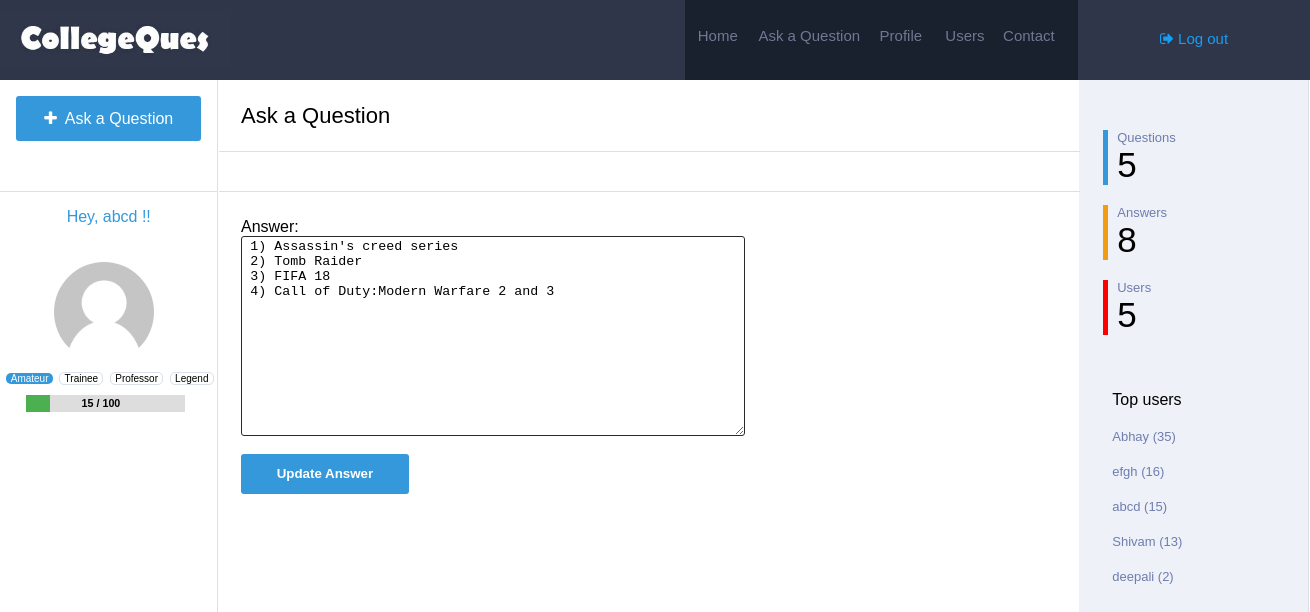
/ansupdate/4/ (signed in), run on the app's committed database.
### Main/models.py (models this page shows, shortened)
class Answer(models.Model):
	question = models.ForeignKey(Question,on_delete=models.CASCADE)
	user=models.ForeignKey(Profile,on_delete=models.CASCADE)
	answer=models.TextField()
	votes=models.IntegerField(default=0)
	accepted=models.IntegerField(default=0)
	timestamp=models.DateTimeField(auto_now=False, auto_now_add=True)

class Profile(models.Model):
	user=models.ForeignKey(settings.AUTH_USER_MODEL,on_delete=models.CASCADE)
	image=models.ImageField(upload_to=upload_location,null=True,blank=True,)
	location=models.TextField(default="Not mentioned")
	points=models.IntegerField(default=0)
	questions=models.IntegerField(default=0)
	answers=models.IntegerField(default=0)

### Main/views.py (the view)
# urls.py: url(r'^ansupdate/(?P<id>\d+)/$', views.Answer_update,name='ans_update'),
@login_required
def Answer_update(request, id):
  instance=get_object_or_404(Answer,id=id)
  if request.user == instance.user.user:
    top = Profile.objects.all().order_by("-points")[:min(Profile.objects.count(),5)]
    if request.user.is_authenticated:
      profile = get_object_or_404(Profile,user=request.user)
      if profile.points < 100:
        val = str(profile.points)+" / 100"
        percent = float(profile.points)/100*100
      elif profile.points < 1000:
        val = str(profile.points)+" / 1000"
        percent = float(profile.points)/1000*100
      elif profile.points < 2000:
        val = str(profile.points)+" / 2000"
        percent = float(profile.points)/2000*100
      else:
        val = str(profile.points)
        percent = 100
    else:
      profile = get_object_or_404(Profile,id=1)
      val = ""
      percent = 100
    if request.method == 'POST':
      answer = request.POST['answer']
      instance.answer = answer
      instance.save()
      messages.success(request, "Answer Updated.")
      return HttpResponseRedirect('/')
    x="/ansupdate/" + str(id) + "/"
    context={
      "value":instance.answer,
      "action":x,
      "profile":profile,
      "val":val,
      "percent":percent,"q":Question.objects.count(),"a":Answer.objects.count(),"u":Profile.objects.count(),"top":top
    }
    return render(request,"ans_create.html",context)
  else:
    messages.error(request, "User unauthorized.")
    return HttpResponseRedirect('/')

### templates/ans_create.html (shortened to what this page needs)
{% load static %}
<html>
<head>
<link rel='stylesheet' href='{% static "css/create.css" %}'>
<link rel="stylesheet" href="https://cdnjs.cloudflare.com/ajax/libs/font-awesome/4.7.0/css/font-awesome.min.css">
</head>
<body>
	<div class="navbar">
		<div class="logo">
			<img src='{% static "image/Logo.jpg" %}' style="width: 230px; margin-top: 10px;" />
		</div>
		<div class="search">
		</div>
		<div class="navlinks">
			<h6><a href="{% url "home" %}">Home</a></h6> <h6 style="width: 30%;"><a href="{% url "create" %}">Ask a Question</a></h6> <h6><a href="{% url "profile" id=profile.id %}">Profile</a></h6> <h6><a href="{% url "user" %}">Users</a></h6> <h6><a>Contact</a></h6>
		</div>
		<div class="login" style="font-size: 15px;">
			{% if request.user.is_authenticated %}
			<p><a href="{% url "logout" %}"><i class="fa fa-sign-out" aria-hidden="true"></i> Log out</a></p>
			{% else %}
			<p><a href="{% url "login" %}"><i class="fa fa-sign-in" aria-hidden="true"></i> Log in / Register</a></p>
			{%endif %}
		</div>
	</div>
	<div class="main">
		<div class="links">
			<div id="ask-cont">
			<a href="{% url "create" %}" style="text-decoration: none;"><p class="ask"><i class="fa fa-plus" aria-hidden="true"></i>&nbsp Ask a Question</p></a>
			</div>
			{% if request.user.is_authenticated %}
			<p style="color: #3498db;text-align: center;">Hey, {{ request.user }} !!</p>
			{% if profile.image %}
			<img src='{{ profile.image.url }}' id="image1"/>
			{% else %}
			<img src='{% static "image/default_user.png" %}' id="image1"/>
			{% endif %}
			<div class="rank">
			<p style="background-color: #3498db; border:none;color: white">Amateur</p>
			<p >Trainee</p>
			<p >Professor</p>
			<p >Legend</p>
			<div id="myProgress">
				<h6 style="float: left;margin-left: 35%;margin-top: 2px;">{{ val }}</h6>
			  <div id="myBar" style="width: {{ percent }}%"></div>
			</div>
			</div>
			{% endif %}
		</div>
		<div class="content">
			<table style="width: 100%;border-spacing: 0px;min-height: 100%;">
				<tr>
			<td style="width:100%; float: left;">
				<div class="heading">
					<div class="tab">
						<p>Ask a Question</p>
					</div>
				</div>
			<div class="welcome">
				<div class="tab">
					<p>&nbsp</p>
				</div>
			</div>
			<div id="tab1" class="tabcontent">
				<div class="col-xs-4 login_form">
			        <form id="create_form" method="post" action="{{ action }}">
			                Answer: <br/>
			                <textarea name="answer" id="username" style="height:200px;">{{ value }}</textarea>
			                <br /><br/>
			        <input type="submit" name="submit" value="Update Answer" id="create"/>
			        </form>
			    </div>
			</div>
		</td>
			<td class="stats" style="padding-top: 30px;vertical-align: top;">
				<div class="bor" style="border-left-color: #3498db">
					<p class="stat_q">Questions</p>
					<p class="stat_a">{{ q }}</p>
				</div>
				<div class="bor" style="border-left-color: #f39c12;">
					<p class="stat_q">Answers</p>
					<p class="stat_a">{{ a }}</p>
				</div>
				<div class="bor" style="border-left-color: red;">
					<p class="stat_q">Users</p>
					<p class="stat_a">{{ u }}</p>
				</div>
				<div class="bor" style="border:none; padding-top: 40px;">
					<p>Top users</p>
					{% for obj in top %}
					<p class="stat_q"><a  href="{% url "profile" id=obj.id %}" style="color: #6f7daf;text-decoration: none;">{{ obj.user }} ({{obj.points}})</a></p>
					{% endfor %}
				</div>
			</td>
		</tr>
	</table>
		</div>
	</div>
</body>
</html>

### static/css/create.css (style rules this page uses)
body { min-width: 1300px; margin: 0px; font-family: sans-serif; }
.navbar { width: 100%; background-color: #2f364a; height:80px; }
.logo { float: left; width:10%; height:100%; }
.search { float: left; height: 100%; width: 42.3%; }
.navlinks { float: left; width:30%; background-color: #19202e; height:100%; }
.navlinks h6 { margin-top:27px; float: left; width:16%; text-align: center; margin-left: 0.3%; }
.navlinks h6 a { text-decoration: none; color: #6f7992; font-weight: normal; font-size:15px; }
.login { float: left; height: 100%; width: 17.7%; text-align: center; }
.login p { margin-top: 30px; }
.login a { text-decoration: none; color: #169ef2; }
.main { width: 100%; }
.links { float: left; top:80px; height: 100%; width:16.6%; }
.ask { margin-left: 7.5%; width:85%; height: 31px; border-style: none; border-radius: 3px; background-color: #3498db; color: white; padding-top: 14px; text-align: center; }
#ask-cont { border-bottom-style: solid; border-bottom-color: #dadfea; border-bottom-width: 1px; height:95px; }
.content { float: left; width: 83.2%; border-right-style: solid; border-right-color: #dadfea; border-right-width: 1px; border-left-style: solid; border-left-color: #dadfea; border-left-width: 1px; height: auto; }
.heading { padding-left: 2.5%; font-size: 22px; border-bottom-style: solid; border-bottom-color: #dadfea; border-bottom-width: 1px; margin-bottom: -1px; }
.welcome { padding-left: 2.5%; font-size: 14px; border-bottom-style: solid; border-bottom-color: #dadfea; border-bottom-width: 1px; }
.stats { background-color: #eef1f7; width:21%; }
.login_form { padding-left: 2.5%; margin-top: 3%; }
#username { width:60%; height:40px; border-radius:3px; padding-left:1%; border-style: solid; border-color: #2a2a2a; border-width: 1px; }
#create { background-color: #3498db; border:none; border-radius:3px; width:20%; height: 40px; color:white; font-weight: bold; }
.welcome p { width: 10%; text-align: center; margin-bottom: 0px; padding-bottom: 11px; cursor: pointer; margin-top: 0px; padding-top: 13px; }
#image1 { width: 100px; height: 100px; border-radius: 50%; margin-top: 20px; margin-left: 25%; }
.rank { margin-left: 2%; }
.rank p { margin-left: 1%; padding-left: 2%; padding-right: 2%; display: inline-block; font-size: 10px; border-style: solid; border-color: #dadfea; border-width: 1px; border-radius: 5px; }
#myProgress { margin-left: 10%; width: 75%; background-color: #ddd; }
#myBar { height: 17px; background-color: #4CAF50; text-align: center; line-height: 30px; color: white; }
.stat_q { font-size: 13px; margin-bottom: 0px; margin-top: 20px; color: #6f7daf; }
.stat_a { font-size: 35px; margin-top: 0px; margin-bottom: 0px; }
.bor { border-left-style: solid; border-left-width: 5px; padding-left: 4%; margin-left: 10%; }

### data on the page
Answer: answer "1) Assassin's creed series 2) Tomb Raider 3) FIFA 18 4) Call of Duty:Modern Warfare 2 and 3"
Profile: user "Abhay", points "35"
Profile: user "efgh", points "16"
Profile: user "abcd", points "15"
Profile: user "Shivam", points "13"
Profile: user "deepali", points "2"

### other printed values
{{ request.user }} "abcd"
{{ val }} "15 / 100"
{{ q }} "5"
{{ a }} "8"
{{ u }} "5"
